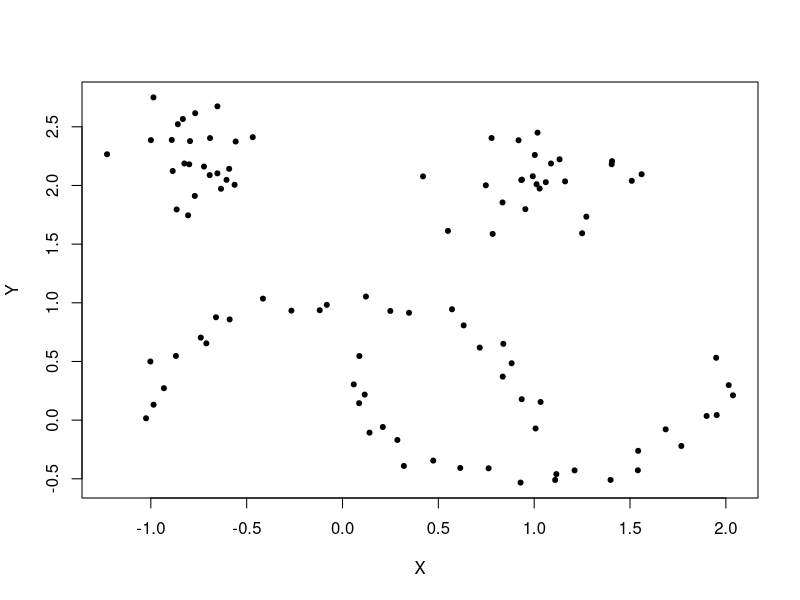
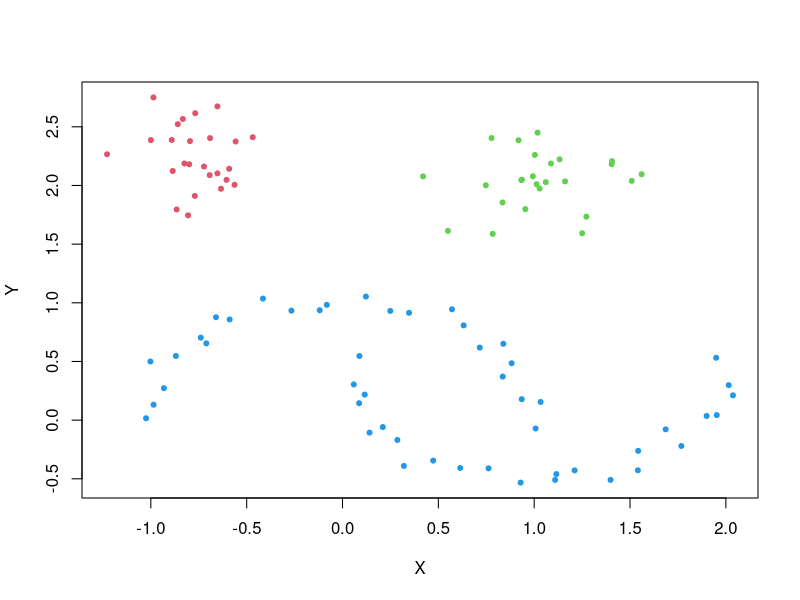
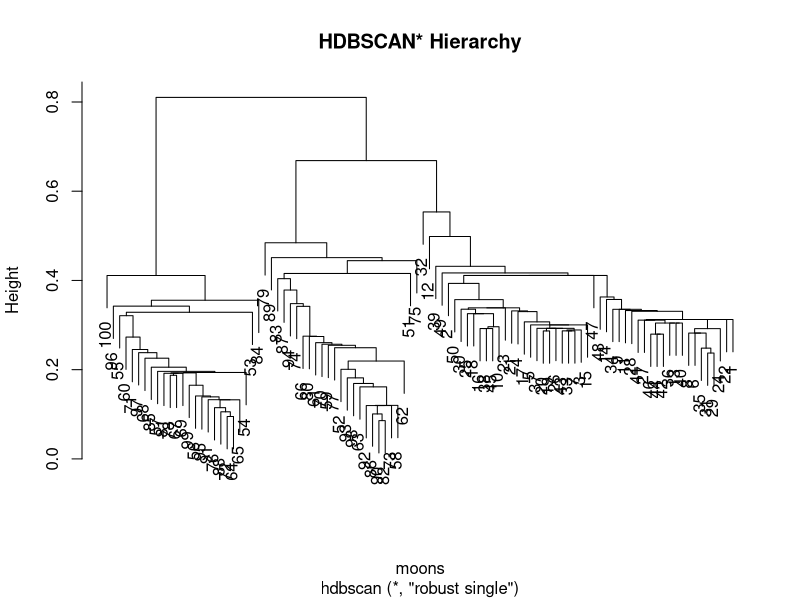
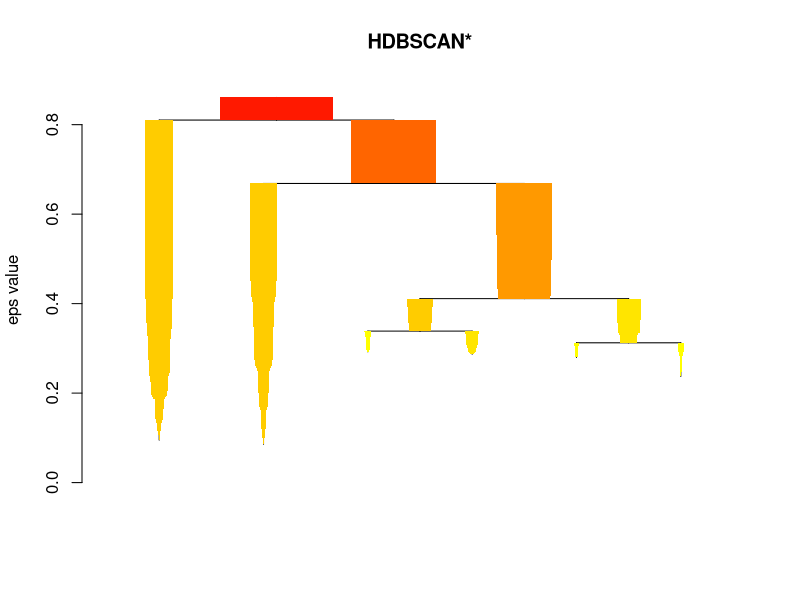
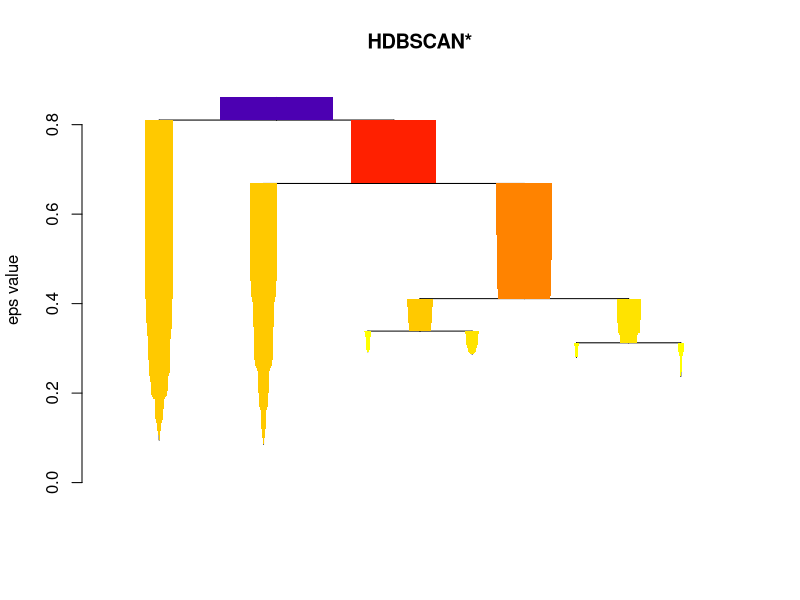
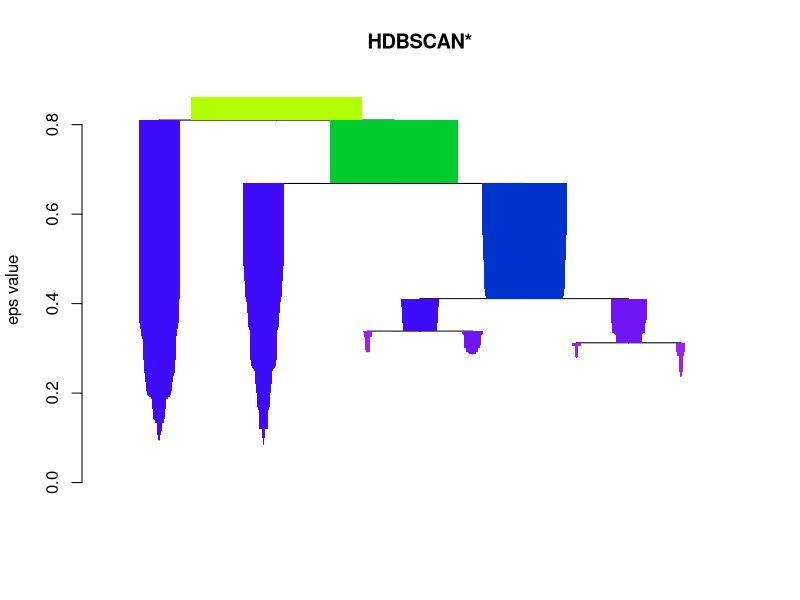
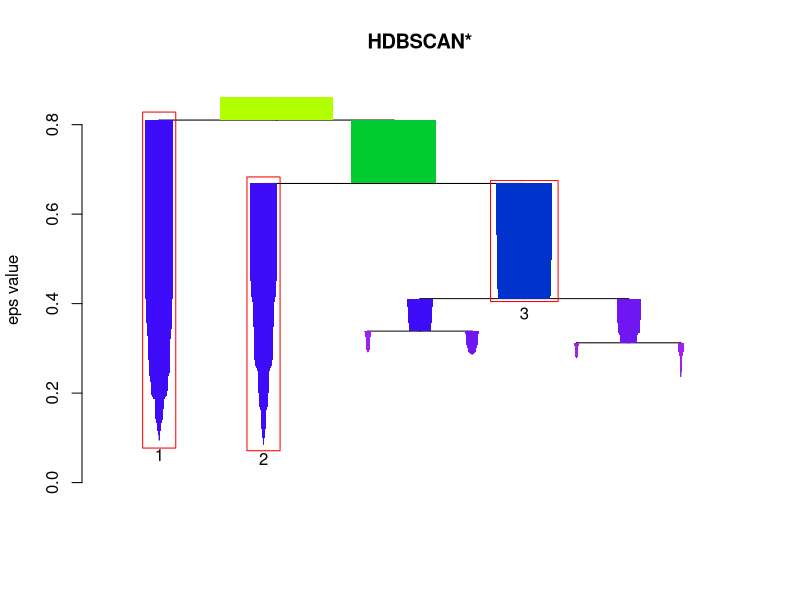
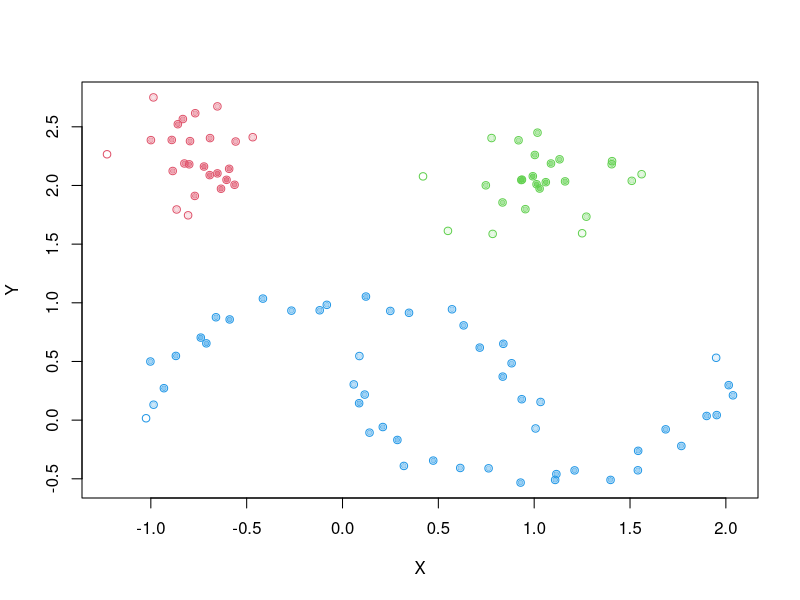

Write R code to recreate these figures, in order.
## ---- chunk 1
library("dbscan")
data("moons")
plot(moons, pch=20)
## ---- chunk 2
  cl <- hdbscan(moons, minPts = 5)
  cl
## ---- chunk 3
 plot(moons, col=cl$cluster+1, pch=20)
## ---- chunk 4
cl$hc
## ---- chunk 5
plot(cl$hc, main="HDBSCAN* Hierarchy")
## ---- chunk 6
cl <- hdbscan(moons, minPts = 5)
check <- rep(FALSE, nrow(moons)-1)
core_dist <- kNNdist(moons, k=5-1)

## cutree doesn't distinguish noise as 0, so we make a new method to do it manually 
cut_tree <- function(hcl, eps, core_dist){
  cuts <- unname(cutree(hcl, h=eps))
  cuts[which(core_dist > eps)] <- 0 # Use core distance to distinguish noise
  cuts
}

eps_values <- sort(cl$hc$height, decreasing = TRUE)+.Machine$double.eps ## Machine eps for consistency between cuts
for (i in 1:length(eps_values)) { 
  cut_cl <- cut_tree(cl$hc, eps_values[i], core_dist)
  dbscan_cl <- dbscan(moons, eps = eps_values[i], minPts = 5, borderPoints = FALSE) # DBSCAN* doesn't include border points
  
  ## Use run length encoding as an ID-independent way to check ordering
  check[i] <- (all.equal(rle(cut_cl)$lengths, rle(dbscan_cl$cluster)$lengths) == "TRUE")
}
print(all(check == TRUE))
## ---- chunk 7
 plot(cl)
## ---- chunk 8
 plot(cl, gradient = c("yellow", "orange", "red", "blue"))
## ---- chunk 9
plot(cl, gradient = c("purple", "blue", "green", "yellow"), scale=1.5)
## ---- chunk 10
plot(cl, gradient = c("purple", "blue", "green", "yellow"), show_flat = TRUE)
## ---- chunk 11
print(cl$cluster_scores)
## ---- chunk 12
  head(cl$membership_prob)
## ---- chunk 13
  plot(moons, col=cl$cluster+1, pch=21)
  colors <- mapply(function(col, i) adjustcolor(col, alpha.f = cl$membership_prob[i]), 
                   palette()[cl$cluster+1], seq_along(cl$cluster))
  points(moons, col=colors, pch=20)
## ---- chunk 14
  top_outliers <- order(cl$outlier_scores, decreasing = TRUE)[1:10]
  colors <- mapply(function(col, i) adjustcolor(col, alpha.f = cl$outlier_scores[i]), 
                   palette()[cl$cluster+1], seq_along(cl$cluster))
  plot(moons, col=colors, pch=20)
  text(moons[top_outliers, ], labels = top_outliers, pos=3)
## ---- chunk 15
data("DS3")
plot(DS3, pch=20, cex=0.25)
## ---- chunk 16
cl2 <- hdbscan(DS3, minPts = 25)
cl2
## ---- chunk 17
  plot(DS3, col=cl2$cluster+1, 
       pch=ifelse(cl2$cluster == 0, 8, 1), # Mark noise as star
       cex=ifelse(cl2$cluster == 0, 0.5, 0.75), # Decrease size of noise
       xlab=NA, ylab=NA)
  colors <- sapply(1:length(cl2$cluster), 
                   function(i) adjustcolor(palette()[(cl2$cluster+1)[i]], alpha.f = cl2$membership_prob[i]))
  points(DS3, col=colors, pch=20)
## ---- chunk 18
  plot(cl2, scale = 3, gradient = c("purple", "orange", "red"), show_flat = TRUE)
